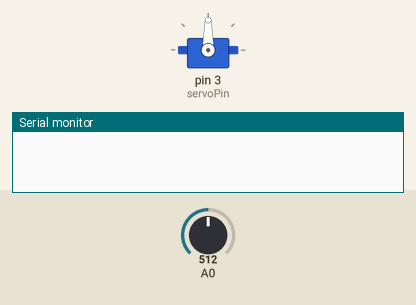
This sketch was run on a simulated Arduino Uno, built with avr-gcc and run on an emulated ATmega328P. On the bench: servo, the last lines printed to the serial monitor. The inputs (shaded band) are chosen by the test bench; at power-on: A0 = 512.

Above: at 0.1 s.
At 0.5 s:
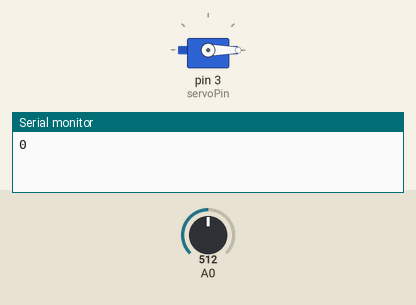
Timing chart, 0 to 2.0 s (numbered marks = the images above):
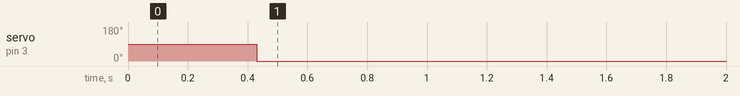

Measured:
- by itself, servo on pin 3 (servoPin): 90° → 0° at 0.43 s

The sketch:

Project_Code.ino
```cpp
#include "arduinoFFT.h"
#include <Servo.h>

#define SAMPLES 128
#define SAMPLING_FREQUENCY 512

arduinoFFT FFT = arduinoFFT();
// create servo object to control a servo
Servo myservo;

int pos = 0;
int servoPin = 3;

unsigned int samplingPeriod;
unsigned long microSeconds;

// creating vector of size Samples to hold real & imaginary values
double vReal[SAMPLES];
double vImag[SAMPLES];

void setup()
{
    Serial.begin(115200);
    // Find Period in microseconds
    samplingPeriod = round(1000000*(1.0/SAMPLING_FREQUENCY));
    myservo.attach(servoPin);

}

void loop()
{
    int frequency = findFrequency(0);
    Serial.println(frequency);
    // Figuring out rotation amount of motor based on detected frequency from analog pin 0 on Arduino
    int rotationAmountx = rotationAmount(frequency);
    rotateMotorFunction(rotationAmountx, 2);
}
//carries out rotation of motor from 0 degrees to desired 'endPos' degrees
void rotateMotorFunction (int endPos,int delayNum) {
  for (int startPos = 0; startPos <= endPos; startPos += 1) {
    myservo.write(startPos);
    delay(delayNum);
  }

  int currentFrequency = findFrequency(0);
  // While the light frequency is within 5Hz of the initial frequency, do not rotate the motor back
  while(endPos/3.6 + 5 > currentFrequency && endPos/3.6 - 5 < currentFrequency){
      currentFrequency = findFrequency(0);
    }
   //for loop to rotate back from 'endPos' to 0 degrees
   for (int goingBack = endPos; goingBack >= 0; goingBack -= 1) {
    myservo.write(goingBack);
    delay(delayNum);
  }
}

double findFrequency(int phototransistorAnalogPinNumber) {
  /*Sample SAMPLES times*/
    for(int i=0; i<SAMPLES; i++)
    {
        //Returns the number of microseconds since the Arduino board began running the current script
        microSeconds = micros();

        vReal[i] = analogRead(phototransistorAnalogPinNumber);
        vImag[i] = 0;

        /*remaining wait time between samples if necessary*/
        while(micros() < (microSeconds + samplingPeriod))
        {
          //do nothing
        }
    }

    float mean = findAverage (vReal);
    if (mean < 50) return 0;

    //Fourier transform application using 'ArduinoFFT' library
    FFT.Windowing(vReal, SAMPLES, FFT_WIN_TYP_HAMMING, FFT_FORWARD);
    FFT.Compute(vReal, vImag, SAMPLES, FFT_FORWARD);
    FFT.ComplexToMagnitude(vReal, vImag, SAMPLES);

    //Find peak frequency and print peak
    double peak = FFT.MajorPeak(vReal, SAMPLES, SAMPLING_FREQUENCY);
    return peak;
}

float findAverage (double * array)
    {
      long sum = 0L ;
      for (int i = 0 ; i < 128; i++)
        sum += array [i] ;
      return  ((float) sum) / 128 ;
    }

int rotationAmount(int rawFrequency) {
  int frequency = round(rawFrequency);
  if (frequency < 10 || frequency > 50) return 0;
  return frequency * 3.6;
}
```
